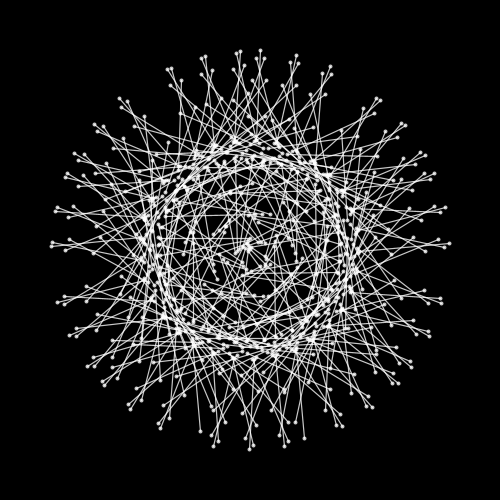
Frame 1 (no input)
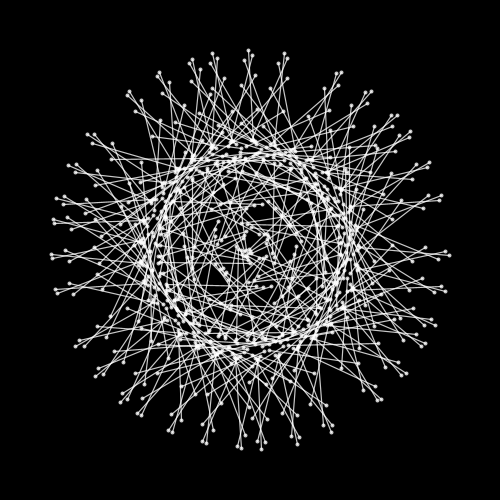
Frame 60 (the mouse pressed at the canvas centre just before this capture)
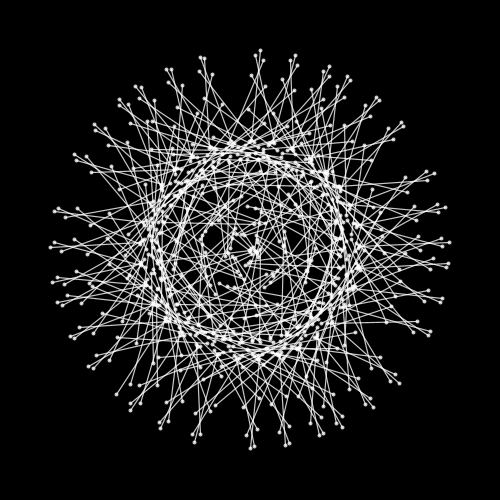
Frame 120 (the mouse held since frame 60 and released just before this capture)

The Processing sketch that drew these frames (run headless with seeded random() and noise(); from frame 60 on, the mouse is pressed at the canvas centre):

// Processing sketch: muflashero
// ── muflashero.pde
  float t;
float angle =0;
int NUM_LINES = 380;
float v1 =0.4;
float v2;
boolean increment = false;
float fator =0.00001;

void setup(){
background(20);
size(500,500);
v1 = random(0.4)+0.2;
smooth(2);

}

void draw(){
  background(0);
  angle+= 0.01;
  stroke(255,200);
 
  translate(width/2, height/2);
 rotate(sin(angle));
  
  for(int i=1; i < NUM_LINES; i++){
     strokeWeight(4);
  point(x(t+i), y(t+i));
    point(x2(t+i), y2(t+i));
    
    strokeWeight(1.2);
    
    
    
    line(x(t+i),y(t+i),x2(t+i),y2(t+i));}
  
  t += 0.005;
 
 if(increment)    v1+=fator;
  
}


void keyReleased(){

increment = false;
}


void keyPressed() {


  if(key == ' '){
   v1 = random(0.4)+0.2;
  }

  
  
    if (keyCode == LEFT) {
increment = true;
         fator = -0.00001;
    } else if (keyCode == RIGHT) {
increment = true;
      fator = 0.00001;
    } 
    
     if (keyCode == UP) {

         NUM_LINES+=1;
         println("nlines "+NUM_LINES);
    } else if (keyCode == DOWN) {

      NUM_LINES-=1;
    }  
     
     
     
     
}



float x(float t){

return sin(t/10)*100 + cos(t/v1)*100;
}


float y(float t){

return cos(t/10)*100 + sin(t/v1)*100;
}





float x2(float t){

return sin(t/10)*10 + cos(t/v1)*100;
}


float y2(float t){

return cos(t/10)*10 + sin(t/v1)*100;
}
